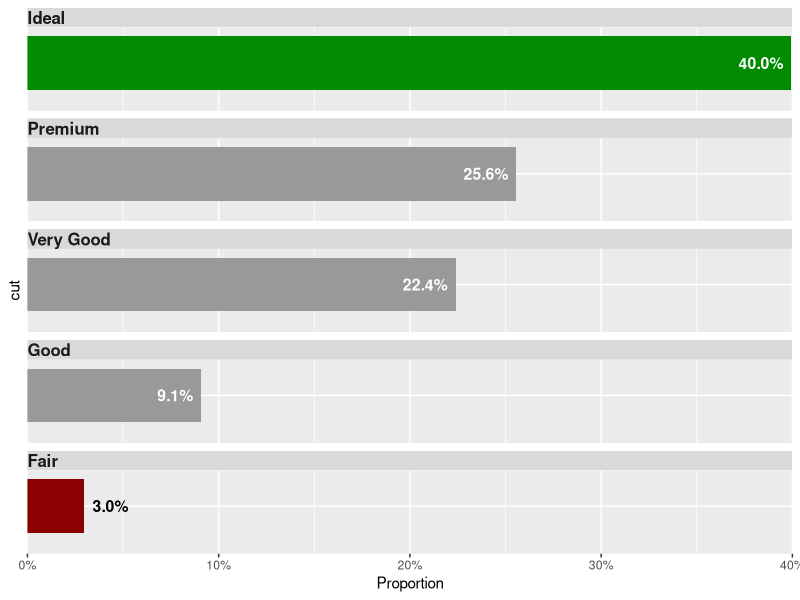

This chart was generated by the following R code:
## ---- chunk 1
knitr::opts_chunk$set(echo = TRUE)
library(tidyverse)
## ---- chunk 2
summary(cars)
## ---- chunk 3
diamonds %>% 
  group_by(cut) %>% 
  summarise(prop = n()/nrow(diamonds)) %>% 
 mutate(col = case_when( # using case_when to set color rules to proportion
   prop == max(prop) ~ "green4",
   prop == min(prop) ~ "red4",
   prop > min(prop) & prop <max(prop) ~ "gray60"
 ),cut = forcats::fct_reorder(cut, prop, .desc = TRUE)) %>% 
  ggplot(aes(x =prop, y = cut, fill = col)) + #here specifying we want color set by our colour rules
  geom_col() +
  geom_text(
    aes(label = paste0("  ", sprintf("%0.1f",prop * 100), "%  "), 
        color = prop > .05,  
        hjust = prop > .05), 
    size = 4, fontface = "bold"
  ) +
  scale_x_continuous( 
    expand = c(0, 0), limits = c(0, .4),  
    labels = scales::label_percent(), 
    name = "Proportion" 
  ) +
  scale_color_manual(
    values = c("black", "white"),
    guide = "none") +
  scale_fill_identity(guide = "none") + # Setting guide to "none" to remove legend
  facet_wrap(~ cut, ncol = 1, scales = "free_y")+
  scale_y_discrete(guide = "none", 
    expand = expansion(add = c(.8, .6)) 
  ) +
  theme(strip.text = element_text(
    hjust = 0, margin = margin(1, 0, 1, 0), 
    size = rel(1.1), face = "bold"
  ))
